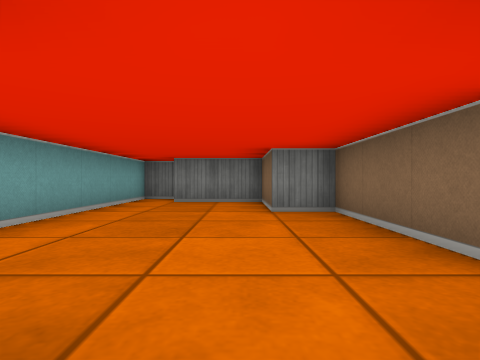
[1] (above)

14 first-person views from a walk through a cub3D level. The camera is about half as high as the walls, looks level and sees 80° across. The floor is counted in squares. Each view is taken from the middle of a square. On the plan, view 1 faces up. The plan holds only what a view shows up to about 9 squares ahead; the rest is blank. The place goes on beyond the plan.

[2]
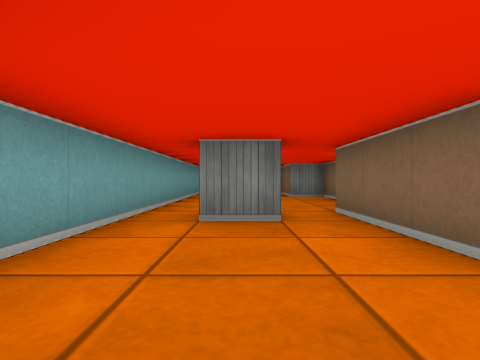

[3]
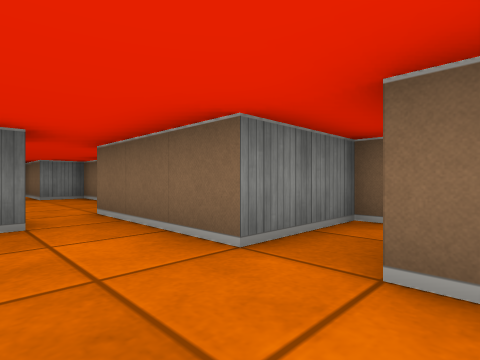

[4]
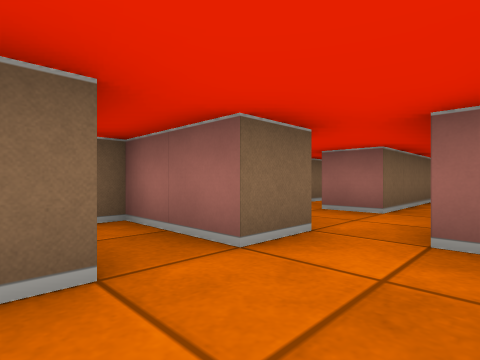

[5]
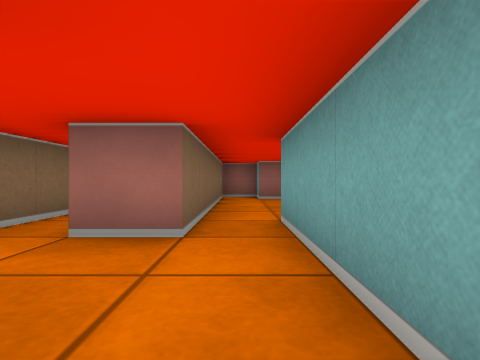

[6]
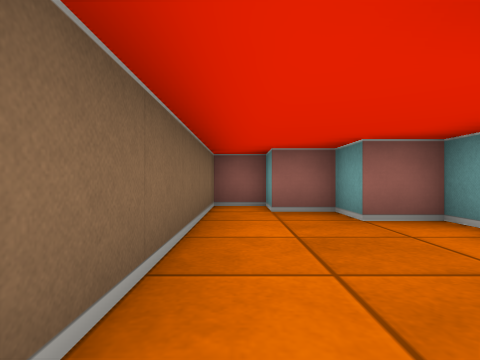

[7]
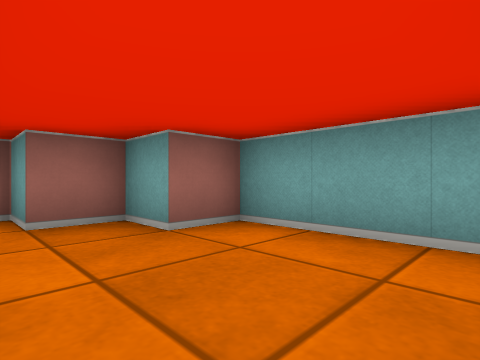

[8]
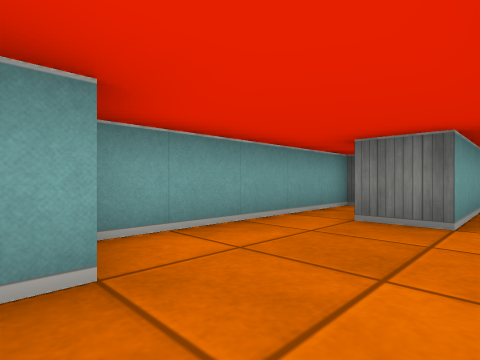

[9]
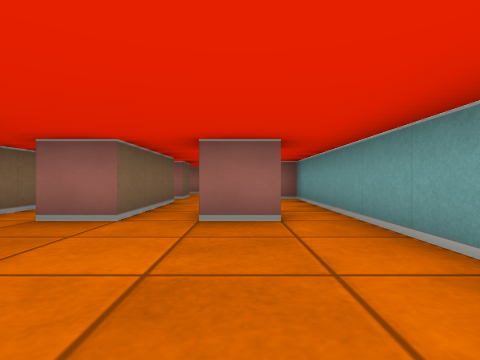

[10]
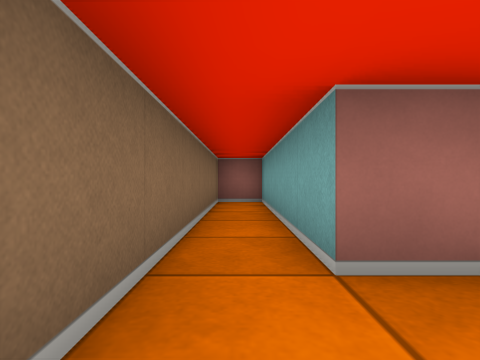

[11]
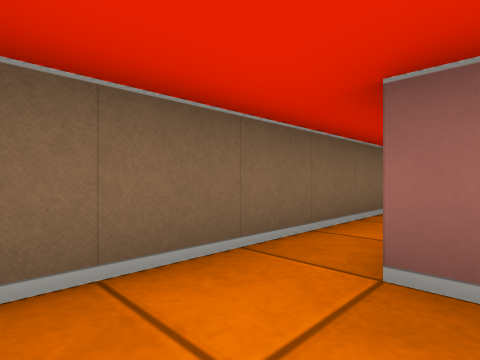

[12]
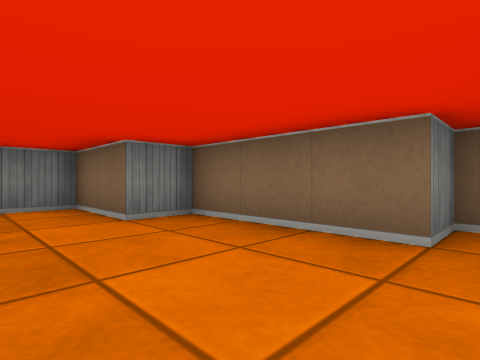

[13]
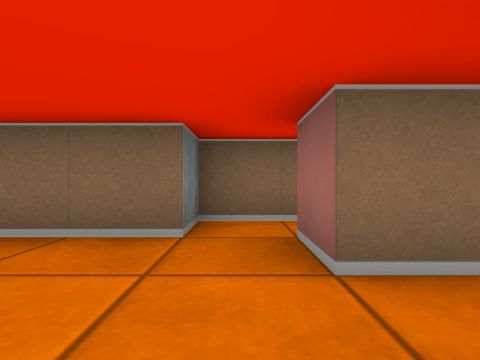

[14]
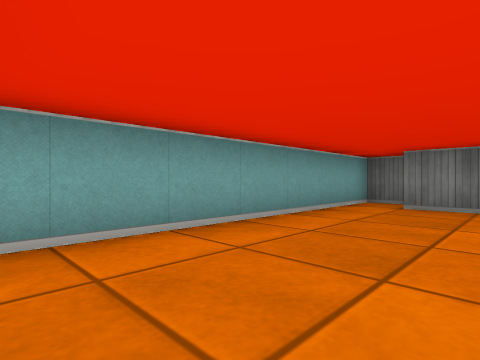

### Floor plan
Ten units are one square. View 1 is at (0, 0); x grows to the right and y downward. Boxes are objects, and circles mark ways between rooms. Rooms are numbered by the first view taken in them; rooms with no view inside come last. Other rooms are left out.
<svg viewBox="-30 -80 60 210">
<path fill="none" stroke="#000" d="M-15 -5 -5 -5M-5 5 -15 5M25 10 25 -15 15 -15 15 -45 5 -45 5 -65 -15 -65M-5 45 -5 65M5 45 5 35 25 35 25 25 5 25 5 -5 15 -5M-16 -75 -25 -75 -25 35 -20 35M5 65 15 65M-5 65 -5 75 -15 75M-25 54 -25 105 -15 105 -15 115 -5 115 -5 125 5 125 5 65M15 65 15 115 25 115 25 51"/>
<circle cx="0" cy="70" r="3" fill="#2a7"/>
<circle cx="10" cy="55" r="3" fill="#2a7"/>
<text x="0" y="-10">1</text>
<text x="-10" y="90">2</text>
<text x="20" y="80">3</text>
</svg>
Room 1 opens to room 2. Room 1 opens to room 3.

Where each view was taken, in squares from view 1:
view 1: 0 up, 0 right, facing up
view 2: 4 down, 1 left, facing up
view 3: 4 down, 1 left, facing up-right
view 4: 2 down, 1 left, facing down-right
view 5: 4 down, 0 right, facing down
view 6: 7 down, 0 right, facing down
view 7: 8 down, 0 right, facing down-left
view 8: 11 down, 0 right, facing up-left
view 9: 4 up, 1 left, facing down
view 10: 5 down, 2 right, facing down
view 11: 5 down, 1 right, facing down-right
view 12: 1 up, 1 left, facing up-right
view 13: 1 up, 1 left, facing right
view 14: 1 up, 0 right, facing up-left
